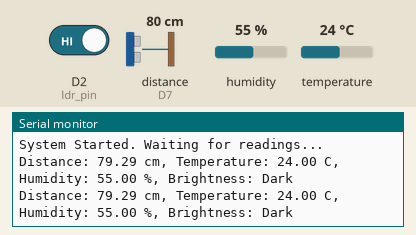
Bench run of a sketch on a simulated ESP8266 (NodeMCU). Parts: the last lines printed to the serial monitor. Wiring (inferred from the names in the program): ultrasonic range finder: trigger D5; echo D7. The inputs (shaded band) are chosen by the test bench; at power-on: D2 (ldr_pin) HIGH, distance to the obstacle (sensor on D7) 80 cm, humidity 55 %, temperature 24 °C. The echo pulse lasts 58.3 µs per cm.

Above: at 1.8 s.
1.9 s: D2 (ldr_pin) driven LOW
At 2.9 s:
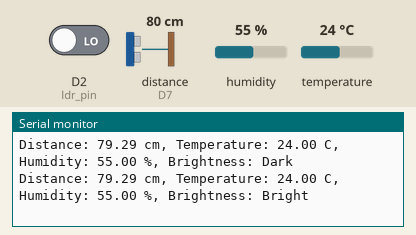
4.6 s: distance to the obstacle (sensor on D7) set to 2 cm
At 5.9 s:
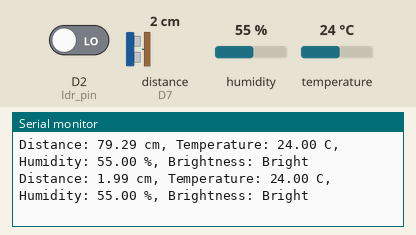
6.1 s: humidity set to 22 %
At 7.0 s:
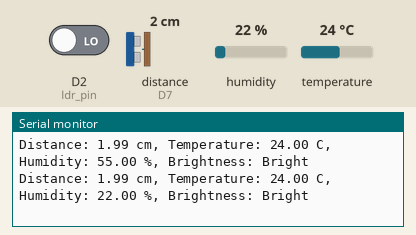
7.6 s: temperature set to 12 °C
At 8.9 s:
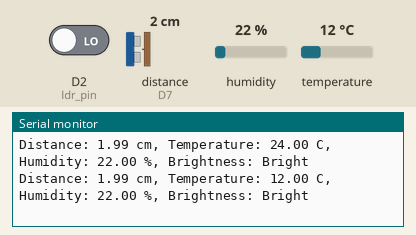
9.1 s: distance to the obstacle (sensor on D7) set to 4 cm
At 9.6 s:
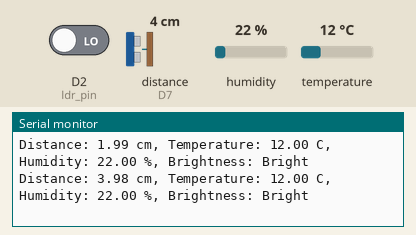
10.6 s: D2 (ldr_pin) driven HIGH
At 12.1 s:
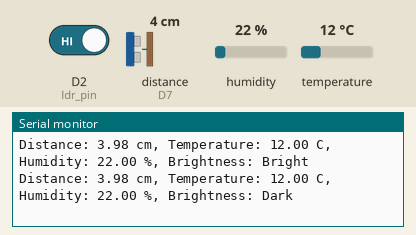
Timing chart, 0 to 13.1 s (numbered marks = the images above; inputs shaded):
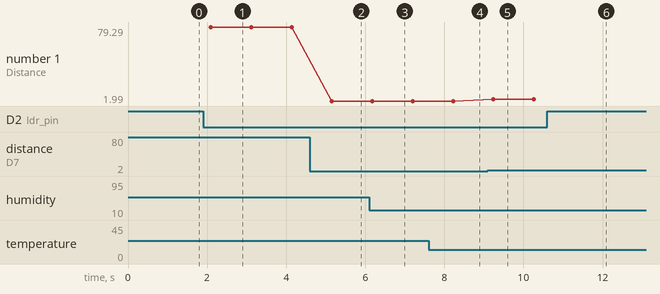

Measured:
- after the input at 1.9 s, the serial monitor: prints a new line after 0.19 s (image 1)
- after the input at 4.6 s, the serial monitor: prints a new line after 0.56 s (image 2)
- after the input at 6.1 s, the serial monitor: prints a new line after 0.08 s (image 3)
- after the input at 7.6 s, the serial monitor: prints a new line after 0.62 s (image 4)
- after the input at 9.1 s, the serial monitor: prints a new line after 0.14 s (image 5)
- after the input at 10.6 s, the serial monitor: prints a new line after 0.68 s (image 6)
- plotted number 1: 79.29 → 1.99 after the input at 4.6 s, 1.99 → 3.98 after the input at 9.1 s

The sketch:

lab1.ino
```cpp
#include "DHT.h"

#define dht_type DHT22
#define dht_pin D4
#define echo_pin D7
#define trig_pin D5
#define ldr_pin D2

DHT dht(dht_pin, dht_type);

long duration;
float distance;
float temperature, humidity;
int ldr_state;

void setup() {
  pinMode(ldr_pin, INPUT);
  pinMode(echo_pin, INPUT);
  pinMode(trig_pin, OUTPUT);
  dht.begin();
  Serial.begin(9600);

  Serial.println("System Started. Waiting for readings...");
}

void loop() {
  ldr_state = digitalRead(ldr_pin);
  temperature = dht.readTemperature();
  humidity = dht.readHumidity();

  digitalWrite(trig_pin, LOW);
  delayMicroseconds(2);
  digitalWrite(trig_pin, HIGH);
  delayMicroseconds(10);
  digitalWrite(trig_pin, LOW);

  duration = pulseIn(echo_pin, HIGH, 100000);
  distance = duration * 0.034 / 2;


  // Distance Output
  if (duration == 0) {
    Serial.print("Distance: --- cm");
  } else {
    Serial.print("Distance: ");
    Serial.print(distance);
    Serial.print(" cm");
  }

  Serial.print(", ");

  // Temperature & Humidity Output
  if (isnan(temperature) || isnan(humidity)) {
    Serial.print("Temp/Hum: Error (Check DHT)");
  } else {
    Serial.print("Temperature: ");
    Serial.print(temperature);
    Serial.print(" C, Humidity: ");
    Serial.print(humidity);
    Serial.print(" %");
  }

  Serial.print(", ");

  // LDR Output
  // Since digitalRead is never NaN, we just check the state
  Serial.print("Brightness: ");
  if (ldr_state == 0) {
    Serial.println("Bright");
  } else {
    Serial.println("Dark");
  }

  delay(1000);
}
```
